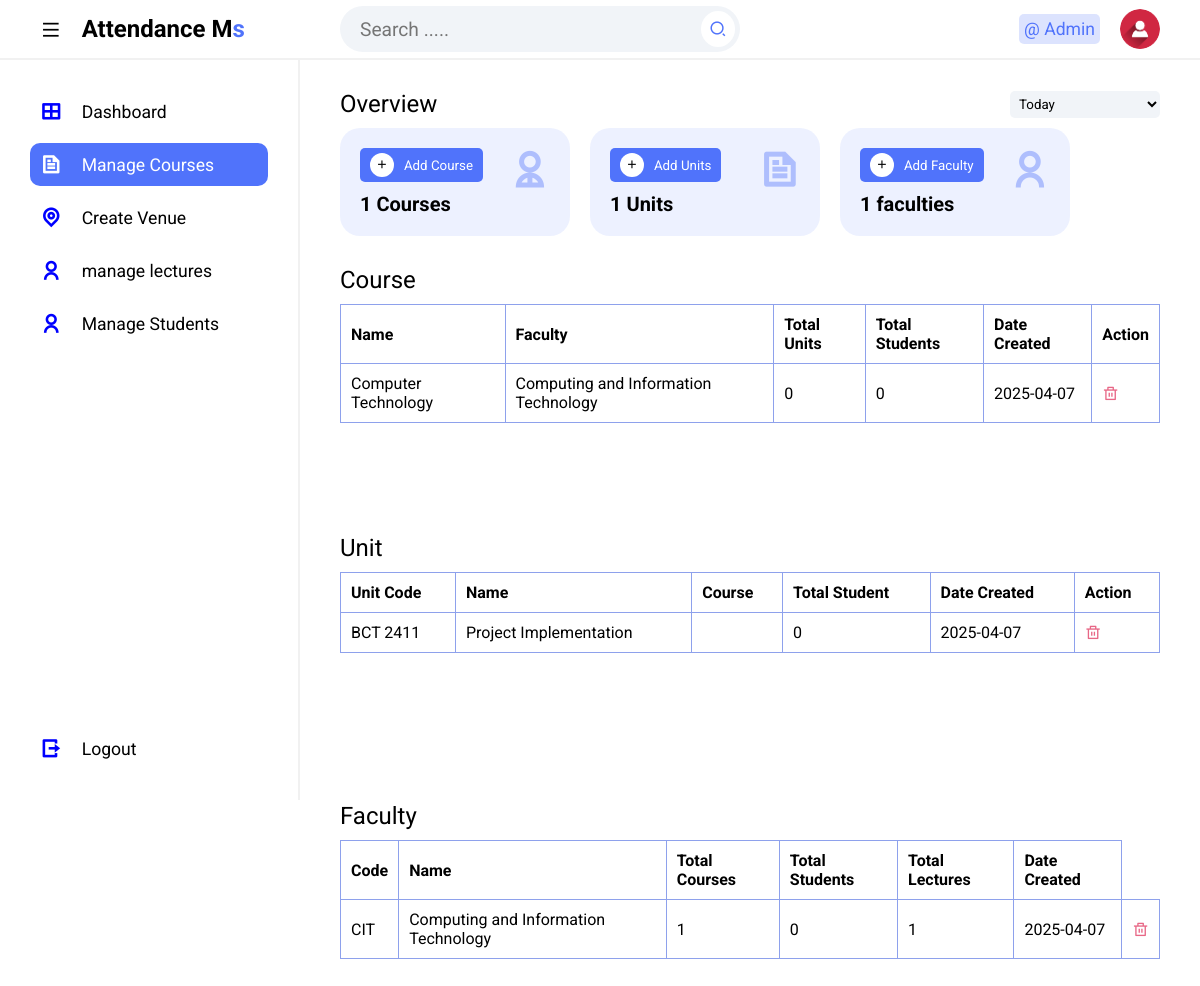
/manage-course (signed in), run on an earlier commit of the app's database.
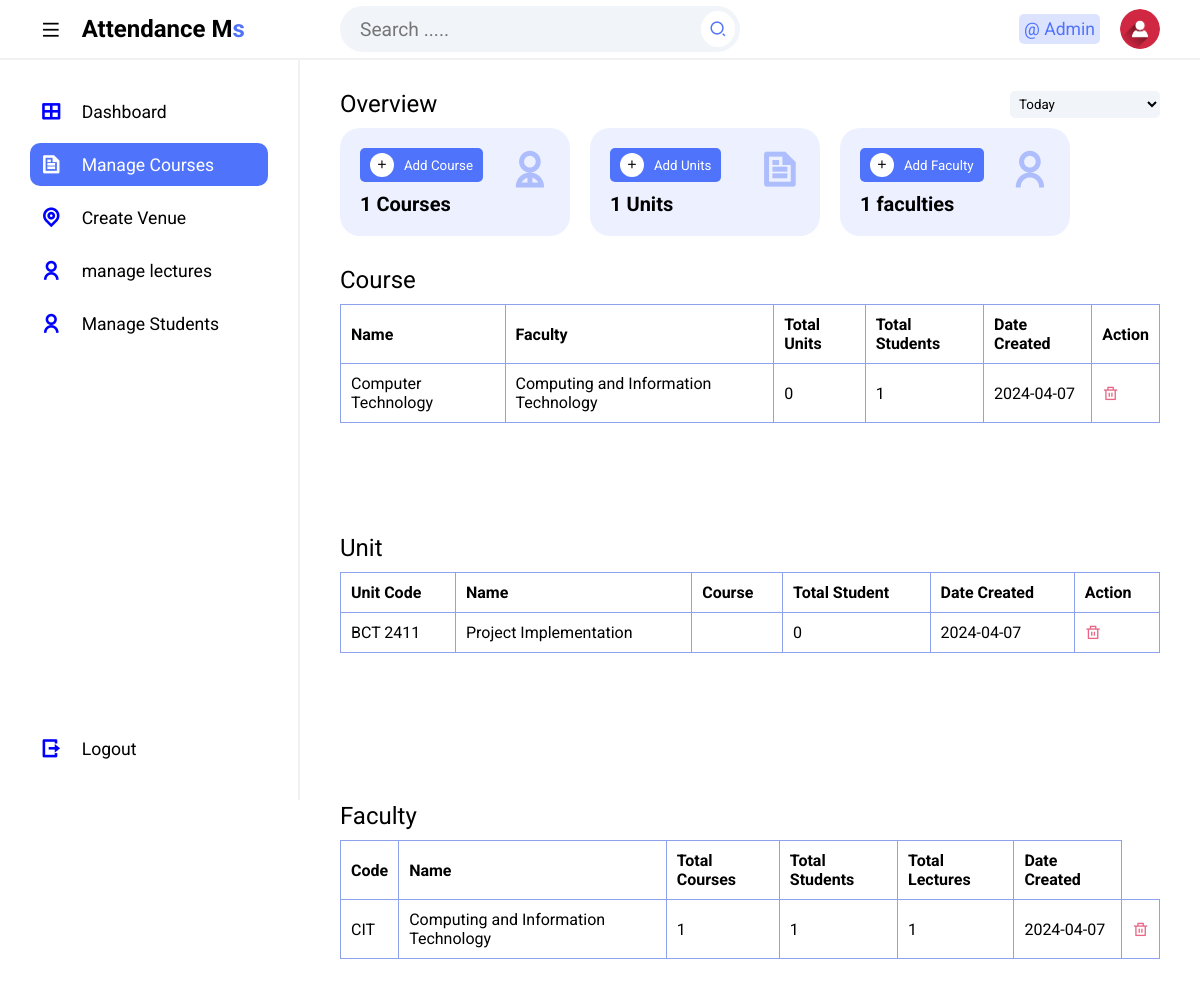
And on a later commit of the database.
### tables this page shows
CREATE TABLE `tblcourse` (
  `Id` int(50) NOT NULL,
  `name` varchar(50) NOT NULL,
  `facultyID` int(50) NOT NULL,
  `dateCreated` date NOT NULL,
  `courseCode` varchar(50) NOT NULL
);

CREATE TABLE `tblfaculty` (
  `Id` int(10) NOT NULL,
  `facultyName` varchar(255) NOT NULL,
  `facultyCode` varchar(50) NOT NULL,
  `dateRegistered` date NOT NULL
);

CREATE TABLE `tblunit` (
  `Id` int(10) NOT NULL,
  `name` varchar(50) NOT NULL,
  `unitCode` varchar(50) NOT NULL,
  `courseID` varchar(50) NOT NULL,
  `dateCreated` date NOT NULL
);

### resources/pages/administrator/manage-course.php (the view, shortened to what the rows shown need)
<!DOCTYPE html>
<html lang="en">
<head>
    <link rel="stylesheet" href="resources/assets/css/admin_styles.css">
    <link href="https://cdnjs.cloudflare.com/ajax/libs/remixicon/4.2.0/remixicon.css" rel="stylesheet">
</head>
<body>
    <?php include 'includes/topbar.php' ?>
    <section class="main">
        <div class="main--content">
            <div class="overview">
                <div class="title">
                    <h2 class="section--title">Overview</h2>
                </div>
                <div class="cards">
                    <div id="addCourse" class="card card-1">
                        <div class="card--data">
                            <div class="card--content">
                                <h1><?php total_rows('tblcourse') ?> Courses</h1>
                            </div>
                        </div>
                    </div>
                    <div class="card card-1" id="addUnit">
                        <div class="card--data">
                            <div class="card--content">
                                <h1><?php total_rows('tblunit') ?> Units</h1>
                            </div>
                        </div>
                    </div>
                    <div class="card card-1" id="addFaculty">
                        <div class="card--data">
                            <div class="card--content">
                                <h1><?php total_rows("tblfaculty") ?> faculties </h1>
                            </div>
                        </div>
                    </div>
                </div>
            </div>
            <div class="table-container">
                <div class="title">
                    <h2 class="section--title">Course</h2>
                </div>
                <div class="table">
                    <table>
                        <thead>
                            <tr>
                                <th>Name</th>
                                <th>Faculty</th>
                                <th>Total Units</th>
                                <th>Total Students</th>
                                <th>Date Created</th>
                                <th>Action</th>
                            </tr>
                        </thead>
                        <tbody>
                            <?php
                            $sql = "SELECT
                        c.name AS course_name,
                        c.facultyID AS faculty,
                        f.facultyName AS faculty_name,
                        c.Id AS Id,
                        COUNT(u.Id) AS total_units,
                        COUNT(DISTINCT s.Id) AS total_students,
                        c.dateCreated AS date_created
                        FROM tblcourse c
                        LEFT JOIN tblunit u ON c.Id = u.courseID
                        LEFT JOIN tblstudents s ON c.courseCode = s.courseCode
                        LEFT JOIN tblfaculty f on c.facultyID=f.Id
                        GROUP BY c.Id";
                            $result = fetch($sql);
                            if ($result) {
                                foreach ($result as $row) {
                                    echo "<tr id='rowcourse{$row["Id"]}'>";
                                    echo "<td>" . $row["course_name"] . "</td>";
                                    echo "<td>" . $row["faculty_name"] . "</td>";
                                    echo "<td>" . $row["total_units"] . "</td>";
                                    echo "<td>" . $row["total_students"] . "</td>";
                                    echo "<td>" . $row["date_created"] . "</td>";
                                    echo "<td><span><i class='ri-delete-bin-line delete'data-id='{$row["Id"]}' data-name='course'></i></span></td>";
                                    echo "</tr>";
                                }
                            } else {
                                echo "<tr><td colspan='6'>No records found</td></tr>";
                            }
                            ?>
                        </tbody>
                    </table>
                </div>
            </div>
            <div class="table-container">
                <div class="title">
                    <h2 class="section--title">Unit</h2>
                </div>
                <div class="table">
                    <table>
                        <thead>
                            <tr>
                                <th>Unit Code</th>
                                <th>Name</th>
                                <th>Course</th>
                                <th>Total Student</th>
                                <th>Date Created</th>
                                <th>Action</th>
                            </tr>
                        </thead>
                        <tbody>
                            <?php
                            $sql = "SELECT
                            c.name AS course_name,
                            u.unitCode AS unit_code,
                            u.name AS unit_name, u.Id as Id,
                            u.dateCreated AS date_created,
                            COUNT(s.Id) AS total_students
                            FROM tblunit u
                            LEFT JOIN tblcourse c ON u.courseID = c.Id
                            LEFT JOIN tblstudents s ON c.courseCode = s.courseCode
                            GROUP BY u.Id";
                            $result = fetch($sql);
                            if ($result) {
                                foreach ($result as $row) {
                                    echo "<tr id='rowunit{$row["Id"]}' >";
                                    echo "<td>" . $row["unit_code"] . "</td>";
                                    echo "<td>" . $row["unit_name"] . "</td>";
                                    echo "<td>" . $row["course_name"] . "</td>";
                                    echo "<td>" . $row["total_students"] . "</td>";
                                    echo "<td>" . $row["date_created"] . "</td>";
                                    echo "<td><span><i class='ri-delete-bin-line delete' data-id='{$row["Id"]}' data-name='unit'></i></span></td>";
                                    echo "</tr>";
                                }
                            } else {
                                echo "<tr><td colspan='6'>No records found</td></tr>";
                            }
                            ?>
                        </tbody>
                    </table>
                </div>
            </div>
            <div class="table-container">
                <div class="title">
                    <h2 class="section--title">Faculty</h2>
                </div>
                <div class="table">
                    <table>
                        <thead>
                            <tr>
                                <th>Code</th>
                                <th>Name</th>
                                <th>Total Courses</th>
                                <th>Total Students</th>
                                <th>Total Lectures</th>
                                <th>Date Created</th>
                            </tr>
                        </thead>
                        <tbody>
                            <?php
                            $sql = "SELECT
                           f.facultyName AS faculty_name,
                           f.facultyCode AS faculty_code,
                           f.Id as Id,
                           f.dateRegistered AS date_created,
                           COUNT(DISTINCT c.Id) AS total_courses,
                           COUNT(DISTINCT s.Id) AS total_students,
                           COUNT(DISTINCT l.Id) AS total_lectures
                       FROM tblfaculty f
                       LEFT JOIN tblcourse c ON f.Id = c.facultyID
                       LEFT JOIN tblstudents s ON f.facultyCode = s.faculty
                       LEFT JOIN tbllecture l ON f.facultyCode = l.facultyCode
                       GROUP BY f.Id";
                            $result = fetch($sql);
                            if ($result) {
                                foreach ($result as $row) {
                                    echo "<tr id='rowfaculty{$row["Id"]}'>";
                                    echo "<td>" . $row["faculty_code"] . "</td>";
                                    echo "<td>" . $row["faculty_name"] . "</td>";
                                    echo "<td>" . $row["total_courses"] . "</td>";
                                    echo "<td>" . $row["total_students"] . "</td>";
                                    echo "<td>" . $row["total_lectures"] . "</td>";
                                    echo "<td>" . $row["date_created"] . "</td>";
                                    echo "<td><span><i class='ri-delete-bin-line delete' data-id='{$row["Id"]}' data-name='faculty'></i></span></td>";
                                    echo "</tr>";
                                }
                            } else {
                                echo "<tr><td colspan='6'>No records found</td></tr>";
                            }
                            ?>
                        </tbody>
                    </table>
                </div>
            </div>
        </div>
    </section>
</body>
</html>

What changed in the data, as far as the page shows it:
changed tblcourse "Computer Technology": total_students "0" → "1"; dateCreated "2025-04-07" → "2024-04-07"
changed tblunit "BCT 2411": dateCreated "2025-04-07" → "2024-04-07"
changed tblfaculty "CIT": total_students "0" → "1"; dateRegistered "2025-04-07" → "2024-04-07"
